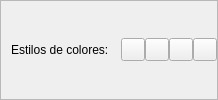
             <widget class="QFrame" name="frame_ResultAnimationSubTitle0">
              <property name="frameShape">
               <enum>QFrame::StyledPanel</enum>
              </property>
              <property name="frameShadow">
               <enum>QFrame::Raised</enum>
              </property>
              <layout class="QHBoxLayout" name="horizontalLayout_16">
               <property name="spacing">
                <number>0</number>
               </property>
               <property name="leftMargin">
                <number>10</number>
               </property>
               <property name="topMargin">
                <number>0</number>
               </property>
               <property name="rightMargin">
                <number>0</number>
               </property>
               <property name="bottomMargin">
                <number>0</number>
               </property>
               <item>
                <widget class="QLabel" name="label_textResultAnimation1_2">
                 <property name="minimumSize">
                  <size>
                   <width>110</width>
                   <height>0</height>
                  </size>
                 </property>
                 <property name="text">
                  <string>Estilos de colores:</string>
                 </property>
                 <property name="QLabelStyle" stdset="0">
                  <number>3</number>
                 </property>
                </widget>
               </item>
               <item>
                <widget class="QToolButton" name="toolButton_deleteSeries">
                 <property name="text">
                  <string/>
                 </property>
                 <property name="icon">
                  <iconset>
                   <normaloff>../resources/iconos/iconos_menu_draw_mesh/delete.svg</normaloff>../resources/iconos/iconos_menu_draw_mesh/delete.svg</iconset>
                 </property>
                 <property name="arrowType">
                  <enum>Qt::NoArrow</enum>
                 </property>
                 <property name="QToolButtonSubTitleStyle" stdset="0">
                  <number>1</number>
                 </property>
                </widget>
               </item>
               <item>
                <widget class="QToolButton" name="toolButton_showHideLabel">
                 <property name="text">
                  <string/>
                 </property>
                 <property name="icon">
                  <iconset>
                   <normaloff>../resources/iconos/iconos_menu_draw_mesh/label_not.svg</normaloff>../resources/iconos/iconos_menu_draw_mesh/label_not.svg</iconset>
                 </property>
                 <property name="arrowType">
                  <enum>Qt::NoArrow</enum>
                 </property>
                 <property name="QToolButtonSubTitleStyle" stdset="0">
                  <number>1</number>
                 </property>
                </widget>
               </item>
               <item>
                <widget class="QToolButton" name="toolButton_showHideSeries">
                 <property name="text">
                  <string/>
                 </property>
                 <property name="icon">
                  <iconset>
                   <normaloff>../resources/iconos/iconos_menu_draw_mesh/view_draw.svg</normaloff>../resources/iconos/iconos_menu_draw_mesh/view_draw.svg</iconset>
                 </property>
                 <property name="arrowType">
                  <enum>Qt::NoArrow</enum>
                 </property>
                 <property name="QToolButtonSubTitleStyle" stdset="0">
                  <number>1</number>
                 </property>
                </widget>
               </item>
               <item>
                <widget class="QToolButton" name="toolButton_cardResultAnimationSubTitle0">
                 <property name="text">
                  <string/>
                 </property>
                 <property name="icon">
                  <iconset>
                   <normaloff>../resources/iconos/iconos_menu_draw_data/minimize.svg</normaloff>../resources/iconos/iconos_menu_draw_data/minimize.svg</iconset>
                 </property>
                 <property name="arrowType">
                  <enum>Qt::NoArrow</enum>
                 </property>
                 <property name="QToolButtonSubTitleStyle" stdset="0">
                  <number>1</number>
                 </property>
                </widget>
               </item>
              </layout>
             </widget>
